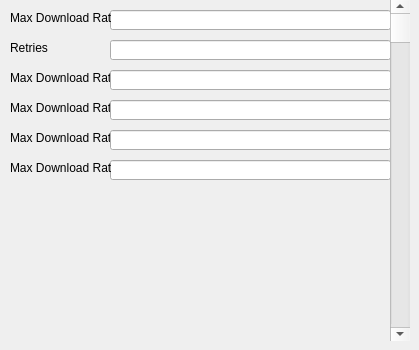
    <widget class="QWidget" name="download_tab">
     <attribute name="title">
      <string>Download</string>
     </attribute>
     <widget class="QLineEdit" name="max_download_rate_input">
      <property name="geometry">
       <rect>
        <x>110</x>
        <y>10</y>
        <width>281</width>
        <height>20</height>
       </rect>
      </property>
     </widget>
     <widget class="QLabel" name="max_download_rate_label">
      <property name="geometry">
       <rect>
        <x>10</x>
        <y>10</y>
        <width>101</width>
        <height>16</height>
       </rect>
      </property>
      <property name="toolTip">
       <string>&lt;html&gt;&lt;head/&gt;&lt;body&gt;&lt;pre style=&quot; margin-top:0px; margin-bottom:0px; margin-left:0px; margin-right:0px; -qt-block-indent:0; text-indent:0px; line-height:145%;&quot;&gt;&lt;span style=&quot; font-family:'ui-monospace','SFMono-Regular','SF Mono','Menlo','Consolas','Liberation Mono','monospace'; color:#c9d1d9; background-color:transparent;&quot;&gt;Maximum download rate in bytes per second (e.g. 50K or 4.2M)&lt;/span&gt;&lt;/pre&gt;&lt;/body&gt;&lt;/html&gt;</string>
      </property>
      <property name="whatsThis">
       <string>&lt;html&gt;&lt;head/&gt;&lt;body&gt;&lt;p&gt;&lt;span style=&quot; font-family:'ui-monospace','SFMono-Regular','SF Mono','Menlo','Consolas','Liberation Mono','monospace'; color:#c9d1d9; background-color:transparent;&quot;&gt;Maximum download rate in bytes per second (e.g. 50K or 4.2M)&lt;/span&gt;&lt;/p&gt;&lt;/body&gt;&lt;/html&gt;</string>
      </property>
      <property name="text">
       <string>Max Download Rate</string>
      </property>
     </widget>
     <widget class="QLabel" name="retries_label">
      <property name="geometry">
       <rect>
        <x>10</x>
        <y>40</y>
        <width>101</width>
        <height>16</height>
       </rect>
      </property>
      <property name="toolTip">
       <string>&lt;html&gt;&lt;head/&gt;&lt;body&gt;&lt;pre style=&quot; margin-top:0px; margin-bottom:16px; margin-left:0px; margin-right:0px; -qt-block-indent:0; text-indent:0px; line-height:145%;&quot;&gt;&lt;span style=&quot; font-family:'ui-monospace','SFMono-Regular','SF Mono','Menlo','Consolas','Liberation Mono','monospace'; color:#c9d1d9; background-color:transparent;&quot;&gt;Number of retries (default is 10), or &amp;quot;infinite&amp;quot;&lt;/span&gt;&lt;/pre&gt;&lt;/body&gt;&lt;/html&gt;</string>
      </property>
      <property name="whatsThis">
       <string>&lt;html&gt;&lt;head/&gt;&lt;body&gt;&lt;p&gt;&lt;span style=&quot; font-family:'ui-monospace','SFMono-Regular','SF Mono','Menlo','Consolas','Liberation Mono','monospace'; color:#c9d1d9; background-color:transparent;&quot;&gt;Number of retries (default is 10), or &amp;quot;infinite&amp;quot;&lt;/span&gt;&lt;/p&gt;&lt;/body&gt;&lt;/html&gt;</string>
      </property>
      <property name="text">
       <string>Retries</string>
      </property>
     </widget>
     <widget class="QLineEdit" name="retries_input">
      <property name="geometry">
       <rect>
        <x>110</x>
        <y>40</y>
        <width>281</width>
        <height>20</height>
       </rect>
      </property>
      <property name="text">
       <string/>
      </property>
     </widget>
     <widget class="QLabel" name="label_2">
      <property name="geometry">
       <rect>
        <x>10</x>
        <y>70</y>
        <width>101</width>
        <height>16</height>
       </rect>
      </property>
      <property name="toolTip">
       <string>&lt;html&gt;&lt;head/&gt;&lt;body&gt;&lt;p&gt;&lt;span style=&quot; font-family:'ui-monospace','SFMono-Regular','SF Mono','Menlo','Consolas','Liberation Mono','monospace'; color:#c9d1d9; background-color:transparent;&quot;&gt;Comma separated playlist_index of the videos to download. You can specify a range using &amp;quot;[START]:[STOP][:STEP]&amp;quot;. For backward compatibility, START-STOP is also supported. Use negative indices to count from the right and negative STEP to download in reverse order. Eg: &amp;quot;-I 1:3,7,-5::2&amp;quot; used on a playlist of size 15 will download the videos at index 1,2,3,7,11,13,15&lt;/span&gt;&lt;/p&gt;&lt;/body&gt;&lt;/html&gt;</string>
      </property>
      <property name="whatsThis">
       <string>&lt;html&gt;&lt;head/&gt;&lt;body&gt;&lt;p&gt;&lt;span style=&quot; font-family:'ui-monospace','SFMono-Regular','SF Mono','Menlo','Consolas','Liberation Mono','monospace'; color:#c9d1d9; background-color:transparent;&quot;&gt;Comma separated playlist_index of the videos to download. You can specify a range using &amp;quot;[START]:[STOP][:STEP]&amp;quot;. For backward compatibility, START-STOP is also supported. Use negative indices to count from the right and negative STEP to download in reverse order. Eg: &amp;quot;-I 1:3,7,-5::2&amp;quot; used on a playlist of size 15 will download the videos at index 1,2,3,7,11,13,15&lt;/span&gt;&lt;/p&gt;&lt;/body&gt;&lt;/html&gt;</string>
      </property>
      <property name="text">
       <string>Max Download Rate</string>
      </property>
     </widget>
     <widget class="QLineEdit" name="lineEdit_17">
      <property name="geometry">
       <rect>
        <x>110</x>
        <y>70</y>
        <width>281</width>
        <height>20</height>
       </rect>
      </property>
     </widget>
     <widget class="QLineEdit" name="lineEdit_18">
      <property name="geometry">
       <rect>
        <x>110</x>
        <y>160</y>
        <width>281</width>
        <height>20</height>
       </rect>
      </property>
     </widget>
     <widget class="QLabel" name="label_19">
      <property name="geometry">
       <rect>
        <x>10</x>
        <y>130</y>
        <width>101</width>
        <height>16</height>
       </rect>
      </property>
      <property name="toolTip">
       <string>&lt;html&gt;&lt;head/&gt;&lt;body&gt;&lt;p&gt;&lt;span style=&quot; font-family:'ui-monospace','SFMono-Regular','SF Mono','Menlo','Consolas','Liberation Mono','monospace'; color:#c9d1d9; background-color:transparent;&quot;&gt;Comma separated playlist_index of the videos to download. You can specify a range using &amp;quot;[START]:[STOP][:STEP]&amp;quot;. For backward compatibility, START-STOP is also supported. Use negative indices to count from the right and negative STEP to download in reverse order. Eg: &amp;quot;-I 1:3,7,-5::2&amp;quot; used on a playlist of size 15 will download the videos at index 1,2,3,7,11,13,15&lt;/span&gt;&lt;/p&gt;&lt;/body&gt;&lt;/html&gt;</string>
      </property>
      <property name="whatsThis">
       <string>&lt;html&gt;&lt;head/&gt;&lt;body&gt;&lt;p&gt;&lt;span style=&quot; font-family:'ui-monospace','SFMono-Regular','SF Mono','Menlo','Consolas','Liberation Mono','monospace'; color:#c9d1d9; background-color:transparent;&quot;&gt;Comma separated playlist_index of the videos to download. You can specify a range using &amp;quot;[START]:[STOP][:STEP]&amp;quot;. For backward compatibility, START-STOP is also supported. Use negative indices to count from the right and negative STEP to download in reverse order. Eg: &amp;quot;-I 1:3,7,-5::2&amp;quot; used on a playlist of size 15 will download the videos at index 1,2,3,7,11,13,15&lt;/span&gt;&lt;/p&gt;&lt;/body&gt;&lt;/html&gt;</string>
      </property>
      <property name="text">
       <string>Max Download Rate</string>
      </property>
     </widget>
     <widget class="QLabel" name="label_20">
      <property name="geometry">
       <rect>
        <x>10</x>
        <y>100</y>
        <width>101</width>
        <height>16</height>
       </rect>
      </property>
      <property name="toolTip">
       <string>&lt;html&gt;&lt;head/&gt;&lt;body&gt;&lt;p&gt;&lt;span style=&quot; font-family:'ui-monospace','SFMono-Regular','SF Mono','Menlo','Consolas','Liberation Mono','monospace'; color:#c9d1d9; background-color:transparent;&quot;&gt;Comma separated playlist_index of the videos to download. You can specify a range using &amp;quot;[START]:[STOP][:STEP]&amp;quot;. For backward compatibility, START-STOP is also supported. Use negative indices to count from the right and negative STEP to download in reverse order. Eg: &amp;quot;-I 1:3,7,-5::2&amp;quot; used on a playlist of size 15 will download the videos at index 1,2,3,7,11,13,15&lt;/span&gt;&lt;/p&gt;&lt;/body&gt;&lt;/html&gt;</string>
      </property>
      <property name="whatsThis">
       <string>&lt;html&gt;&lt;head/&gt;&lt;body&gt;&lt;p&gt;&lt;span style=&quot; font-family:'ui-monospace','SFMono-Regular','SF Mono','Menlo','Consolas','Liberation Mono','monospace'; color:#c9d1d9; background-color:transparent;&quot;&gt;Comma separated playlist_index of the videos to download. You can specify a range using &amp;quot;[START]:[STOP][:STEP]&amp;quot;. For backward compatibility, START-STOP is also supported. Use negative indices to count from the right and negative STEP to download in reverse order. Eg: &amp;quot;-I 1:3,7,-5::2&amp;quot; used on a playlist of size 15 will download the videos at index 1,2,3,7,11,13,15&lt;/span&gt;&lt;/p&gt;&lt;/body&gt;&lt;/html&gt;</string>
      </property>
      <property name="text">
       <string>Max Download Rate</string>
      </property>
     </widget>
     <widget class="QLabel" name="label_21">
      <property name="geometry">
       <rect>
        <x>10</x>
        <y>160</y>
        <width>101</width>
        <height>16</height>
       </rect>
      </property>
      <property name="toolTip">
       <string>&lt;html&gt;&lt;head/&gt;&lt;body&gt;&lt;p&gt;&lt;span style=&quot; font-family:'ui-monospace','SFMono-Regular','SF Mono','Menlo','Consolas','Liberation Mono','monospace'; color:#c9d1d9; background-color:transparent;&quot;&gt;Comma separated playlist_index of the videos to download. You can specify a range using &amp;quot;[START]:[STOP][:STEP]&amp;quot;. For backward compatibility, START-STOP is also supported. Use negative indices to count from the right and negative STEP to download in reverse order. Eg: &amp;quot;-I 1:3,7,-5::2&amp;quot; used on a playlist of size 15 will download the videos at index 1,2,3,7,11,13,15&lt;/span&gt;&lt;/p&gt;&lt;/body&gt;&lt;/html&gt;</string>
      </property>
      <property name="whatsThis">
       <string>&lt;html&gt;&lt;head/&gt;&lt;body&gt;&lt;p&gt;&lt;span style=&quot; font-family:'ui-monospace','SFMono-Regular','SF Mono','Menlo','Consolas','Liberation Mono','monospace'; color:#c9d1d9; background-color:transparent;&quot;&gt;Comma separated playlist_index of the videos to download. You can specify a range using &amp;quot;[START]:[STOP][:STEP]&amp;quot;. For backward compatibility, START-STOP is also supported. Use negative indices to count from the right and negative STEP to download in reverse order. Eg: &amp;quot;-I 1:3,7,-5::2&amp;quot; used on a playlist of size 15 will download the videos at index 1,2,3,7,11,13,15&lt;/span&gt;&lt;/p&gt;&lt;/body&gt;&lt;/html&gt;</string>
      </property>
      <property name="text">
       <string>Max Download Rate</string>
      </property>
     </widget>
     <widget class="QLineEdit" name="lineEdit_19">
      <property name="geometry">
       <rect>
        <x>110</x>
        <y>130</y>
        <width>281</width>
        <height>20</height>
       </rect>
      </property>
     </widget>
     <widget class="QLineEdit" name="lineEdit_20">
      <property name="geometry">
       <rect>
        <x>110</x>
        <y>100</y>
        <width>281</width>
        <height>20</height>
       </rect>
      </property>
     </widget>
     <widget class="QScrollBar" name="verticalScrollBar">
      <property name="geometry">
       <rect>
        <x>390</x>
        <y>0</y>
        <width>20</width>
        <height>341</height>
       </rect>
      </property>
      <property name="orientation">
       <enum>Qt::Vertical</enum>
      </property>
     </widget>
    </widget>
